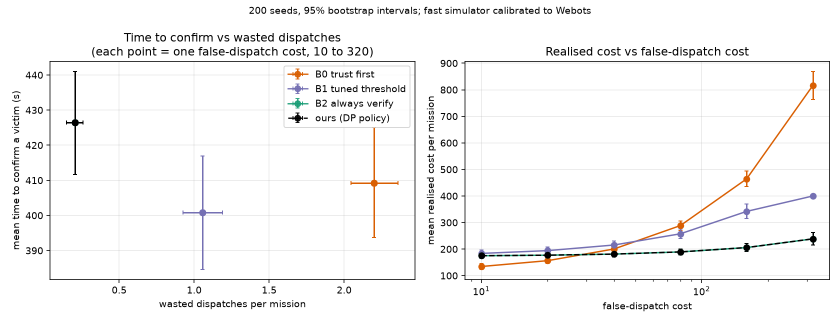
#> input picture results/tradeoff.png, 1680 x 644 px (shown at 1/2 size)
$ python make_submission_video.py
#> lines starting #> are read from the running program, lines starting #| are printed output that depends on the picture
### sarverify/overlay.py
from PIL import Image, ImageDraw, ImageFont

from .cinema import project

FONT_PATHS = ["/System/Library/Fonts/Helvetica.ttc", "/System/Library/Fonts/SFNS.ttf"]

STATUS_NAME = {
    "new": "NEW",
    "wait_scout": "NEEDS SCOUT",
    "scouting": "SCOUT LOOKING",
    "wait_operator": "ASK OPERATOR",
    "wait_rover": "DISPATCHING",
    "rover_going": "ROVER GOING",
    "confirmed": "CONFIRMED",
    "rejected": "REJECTED",
    "wasted": "FALSE ALARM",
}
STATUS_RGB = {
    "new": (255, 217, 0),
    "wait_scout": (255, 217, 0),
    "scouting": (51, 179, 255),
    "wait_operator": (190, 140, 255),
    "wait_rover": (255, 140, 0),
    "rover_going": (255, 140, 0),
    "confirmed": (26, 230, 51),
    "rejected": (150, 150, 150),
    "wasted": (242, 38, 38),
}
PHASE_RGB = {"PERCEIVE": (40, 130, 255), "DECIDE": (150, 90, 255), "ACT": (255, 140, 0)}
VEHICLE_RGB = {"MOTHERSHIP": (60, 110, 255), "SCOUT": (255, 60, 210), "ROVER": (240, 240, 240)}

_fonts = {}


def font(size, bold=False):
    key = (size, bold)
    if key not in _fonts:
        f = None
        for p in FONT_PATHS:
            try:
                f = ImageFont.truetype(p, size, index=1 if bold and p.endswith(".ttc") else 0)
                break
            except Exception:
                continue
        _fonts[key] = f or ImageFont.load_default()
    return _fonts[key]


def wrap(draw, text, fnt, width):
    words, lines, cur = text.split(), [], ""
    for w in words:
        t = (cur + " " + w).strip()
        if draw.textlength(t, font=fnt) <= width:
            cur = t
        else:
            if cur:
                lines.append(cur)
            cur = w
    if cur:
        lines.append(cur)
    return lines


# [125 lines left out: functions pill, render, not called in this run]

### tools/make_submission_video.py
import os
import subprocess
import sys

from PIL import Image, ImageDraw

ROOT = os.path.dirname(os.path.dirname(os.path.abspath(__file__)))
sys.path.insert(0, ROOT)

from sarverify.overlay import font, wrap

W, H = 1280, 720
BG = (14, 18, 28)
FG = (240, 244, 250)
DIM = (160, 172, 192)
ACC = (90, 160, 255)
WORK = os.path.join(ROOT, "runs", "submission_video")
os.makedirs(WORK, exist_ok=True)
SIM = os.path.join(ROOT, "videos", "sar_verify_demo_seed1.mp4")
OUT = os.path.join(ROOT, "submission", "SAR-Verify_Demo_Video.mp4")


def canvas(title, kicker=None):
    im = Image.new("RGB", (W, H), BG)
    d = ImageDraw.Draw(im)
    d.rectangle((0, 0, 14, H), fill=ACC)
    if kicker:
        d.text((60, 36), kicker.upper(), font=font(20, True), fill=ACC)
    d.text((60, 64), title, font=font(46, True), fill=FG)
    return im, d


def bullets(d, items, y=160, size=29, gap=18, x=60, width=1160, color=FG):
    for it in items:
        lines = wrap(d, it, font(size), width - 30)
        d.ellipse((x, y + 12, x + 9, y + 21), fill=ACC)
        for ln in lines:
            d.text((x + 28, y), ln, font=font(size), fill=color)
            y += size + 8
        y += gap
    return y


def table(d, x, y, cols, rows, widths, size=24, hl=None):
    xs = [x]
    for w in widths:
        xs.append(xs[-1] + w)
    d.rectangle((x - 10, y - 6, xs[-1], y + size + 12), fill=(30, 40, 62))
    for i, c in enumerate(cols):
        d.text((xs[i], y), c, font=font(size, True), fill=ACC)
    y += size + 22
    for r_i, r in enumerate(rows):
        if hl is not None and r_i == hl:
            d.rectangle((x - 10, y - 6, xs[-1], y + size + 10), fill=(26, 60, 44))
        for i, c in enumerate(r):
            d.text((xs[i], y), c, font=font(size, i == 0), fill=FG)
        y += size + 16
    return y


slides = []


def add(name, im, secs):
    p = os.path.join(WORK, name + ".png")
    im.save(p)
    slides.append((p, secs))


im = Image.new("RGB", (W, H), BG)
d = ImageDraw.Draw(im)
d.rectangle((0, 0, 14, H), fill=ACC)
d.text((60, 220), "SAR-Verify", font=font(96, True), fill=FG)
d.text((60, 350), "Verify before you dispatch", font=font(44), fill=ACC)
d.text((60, 440), "Drones that perceive, decide and act, with a trained person detector in the loop", font=font(28), fill=DIM)
d.text((60, 640), "Physical AI Hackathon  |  Track 5 Disaster Management  |  Simulation: Webots R2025a", font=font(22), fill=DIM)
add("01_title", im, 6)

im, d = canvas("The problem", "1 of 9")
bullets(d, [
    "After an earthquake or flood, drones scan damaged areas faster than ground teams can.",
    "Their person detectors are unreliable: tarps, logs and bags look like people, and people lying in rubble are missed.",
    "Rovers and rescuers are few and slow. Every trip to a false detection delays reaching a real victim.",
    "Ignoring a real detection can cost a life. Trusting everything wastes scarce ground time. Checking everything by hand is slow.",
    "The question: which detections deserve a trip, and when is a second look worth the time?",
], size=29)
add("02_problem", im, 28)

im, d = canvas("Our approach: perceive, decide, act", "2 of 9")
cols = [("PERCEIVE", (40, 130, 255), ["Mothership sweeps at 25 m and flags candidates", "Scout flies close and looks from an angle", "Our trained YOLOv8n person detector runs on the scout camera"]),
        ("DECIDE", (150, 90, 255), ["One belief per candidate, updated by Bayes", "Dynamic program picks: ignore, scout look, ask operator, or dispatch", "Costs are explicit: miss 100, false dispatch 40"]),
        ("ACT", (255, 140, 0), ["Human operator is a hard gate", "Rover drives an A* path around obstacles", "Second mothership pass if victims are still missing"])]
for i, (name, rgb, items) in enumerate(cols):
    x0 = 60 + i * 390
    d.rounded_rectangle((x0, 170, x0 + 370, 640), radius=14, fill=(24, 30, 46), outline=rgb, width=3)
    d.rounded_rectangle((x0, 170, x0 + 370, 222), radius=14, fill=rgb)
    d.text((x0 + 20, 180), f"{i + 1}  {name}", font=font(30, True), fill=(255, 255, 255))
    y = 245
    for it in items:
        for ln in wrap(d, it, font(24), 330):
            d.text((x0 + 20, y), ln, font=font(24), fill=FG)
            y += 32
        y += 14
add("03_approach", im, 24)
#> call 3 of add, with name = '03_approach', secs = 24
#> in add (call 3), `im.save(p)`:
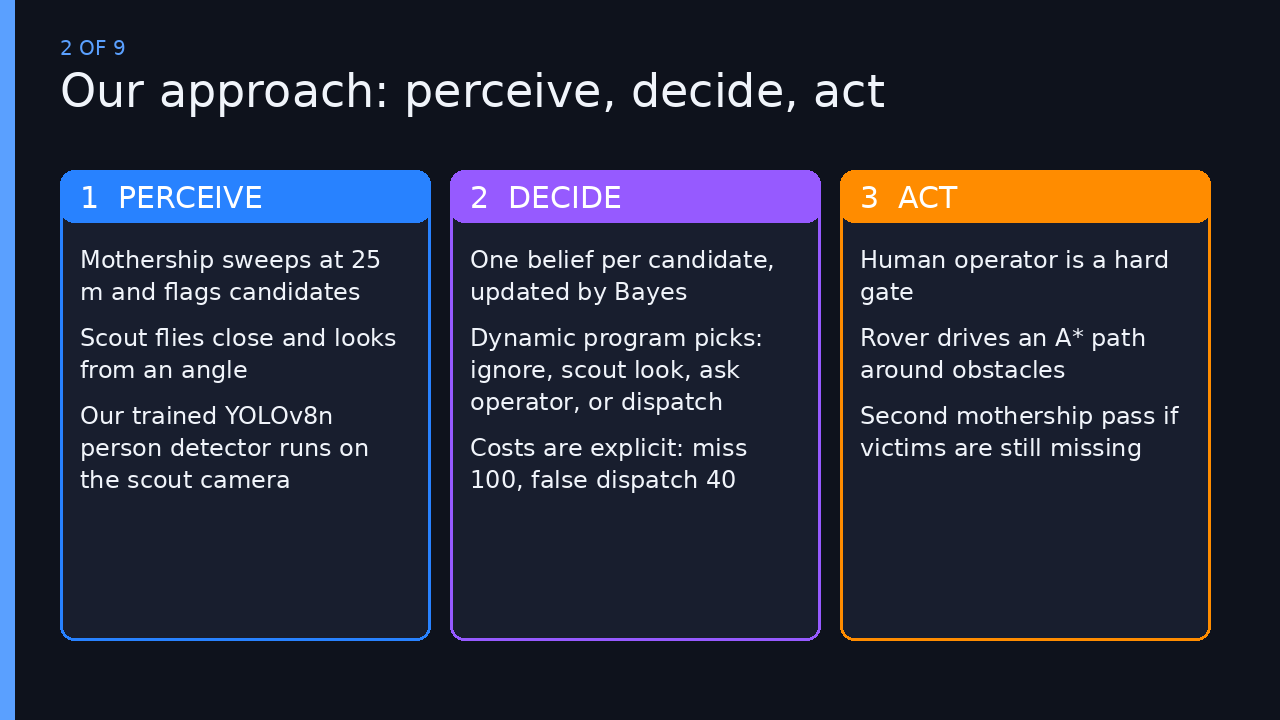
#> saved as 03_approach.png: PIL image 1280x720 RGB; mean R, G, B 37.9, 41.2, 57.7

im, d = canvas("The simulation", "3 of 9")
bullets(d, [
    "Webots 3D world: buildings, rubble, flood zone, decoys, and people standing or lying in hi-vis clothing.",
    "Three vehicles: mothership drone, scout drone, rover. Third-person camera follows the action.",
    "Labels show what each vehicle perceives, decides and does. The scout camera inset shows the real detector's box.",
    "This run (seed 1): 4 of 4 victims found, 0 wasted rover trips.",
], size=30)
add("04_sim_intro", im, 14)

im, d = canvas("Real drone footage check", "4 of 9")
bullets(d, [
    "Public search-and-rescue exercise footage: Cyprus Civil Defence and KIOS, after a simulated tornado (CC BY-SA 4.0).",
    "Our detector is run, unchanged, on 960 px tiles of the 4K frames. These are the real tests the simulation cannot give us.",
    "Next 12 seconds: two clips. People are only a few pixels wide from this height.",
    "What you will see: some real people found, others missed, and possible false alarms. We have not hand-labelled these frames, so this is a look, not an accuracy number.",
], size=27)
add("05a_real_intro", im, 14)

im, d = canvas("The detector, measured in the simulation", "5 of 9")
d.text((60, 140), "Our YOLOv8n (INT8, trained on VisDrone) run on 15 seeds of rendered scout views", font=font(24), fill=DIM)
table(d, 60, 200, ["Scout sees", "Flagged as person", "95% interval"], [
    ["Standing person", "78 of 84  (93%)", "85 to 97%"],
    ["Person lying, clear", "10 of 51  (20%)", "11 to 33%"],
    ["Person lying, partly covered", "18 of 45  (40%)", "27 to 55%"],
    ["Decoy (tarp, log, bag)", "2 of 270  (0.7%)", "0 to 3%"],
    ["Empty ground", "0 of 450", "0 to 1%"],
], [460, 380, 300], size=28)
d.text((60, 600), "Measured rates feed the AI's beliefs. Straight-down views failed, so the scout looks at an angle.", font=font(24), fill=FG)
d.text((60, 640), "Tested on synthetic renders only. Real-footage performance is not yet measured.", font=font(22), fill=(255, 190, 120))
add("05_detector", im, 22)
#> in add (call 6), `im.save(p)`:
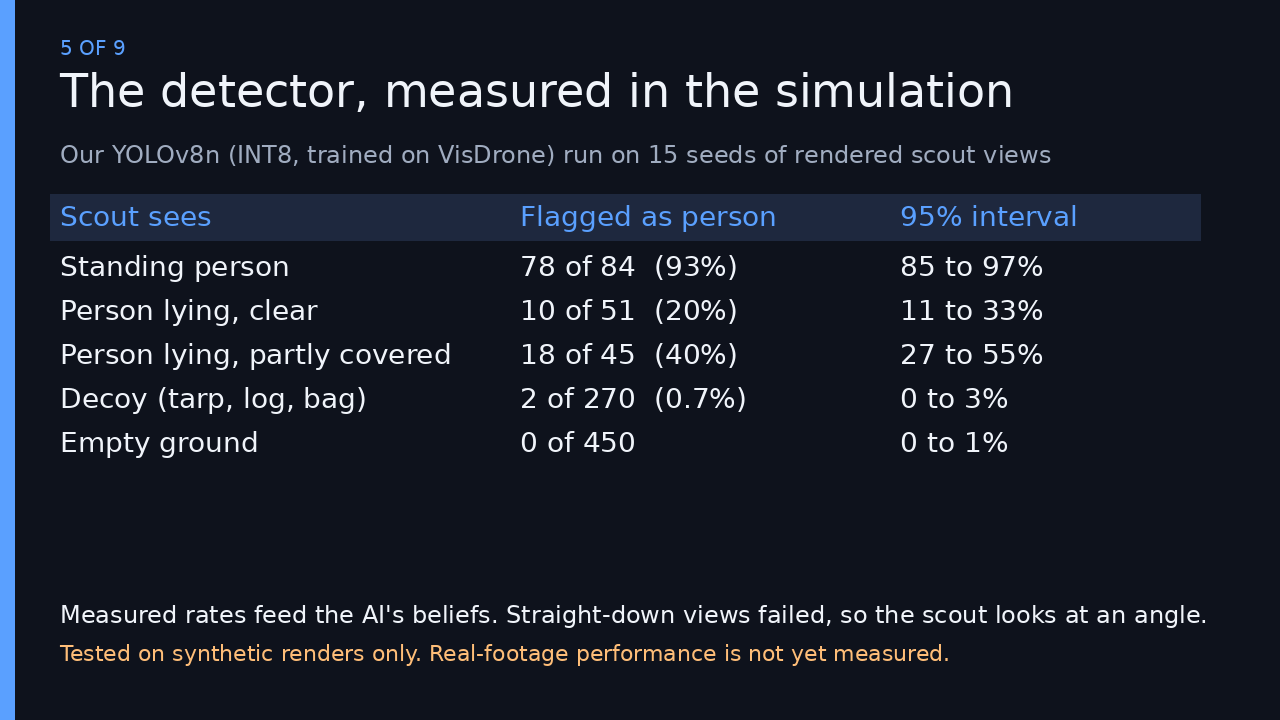
#> saved as 05_detector.png: PIL image 1280x720 RGB; mean R, G, B 25.1, 30.2, 41.7
ADDREAL = True

im, d = canvas("Results: 200 seeds, 95% intervals", "6 of 9")
chart = Image.open(os.path.join(ROOT, "results", "tradeoff.png")).convert("RGB")
cw = 1160
chart = chart.resize((cw, int(chart.size[1] * cw / chart.size[0])))
#> chart: PIL image 1160x444 RGB
im.paste(chart, (60, 130))
y = 130 + chart.size[1] + 14
#> y = 588
d.text((60, y), "Left: each point is one false-dispatch cost (10 to 320). Right: realised cost per mission.", font=font(22), fill=DIM)
d.text((60, y + 34), "Trust-first (B0) wastes 2.2 trips per mission. Verification (ours, B2) wastes 0.2.", font=font(26, True), fill=FG)
add("06_chart", im, 26)
#> in add (call 7), `im.save(p)`:
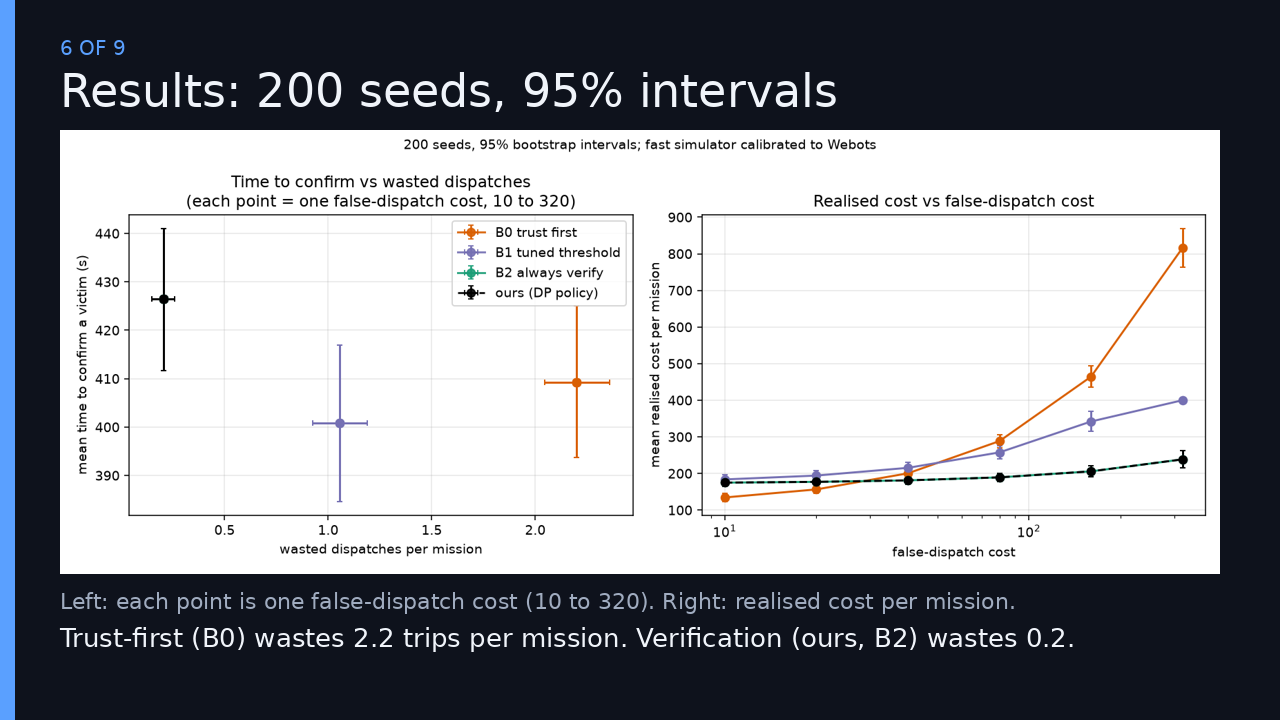
#> saved as 06_chart.png: PIL image 1280x720 RGB; mean R, G, B 148.4, 150.7, 156.1

im, d = canvas("What the numbers say", "7 of 9")
d.text((60, 140), "False-dispatch cost 40, 200 seeds", font=font(24), fill=DIM)
table(d, 60, 185, ["Policy", "Victims found", "Wasted trips", "Time to confirm"], [
    ["B0 trust first", "0.79", "2.20", "409 s"],
    ["B1 tuned threshold", "0.68", "1.05", "401 s"],
    ["B2 always verify", "0.79", "0.20", "426 s"],
    ["Ours (DP policy)", "0.79", "0.20", "426 s"],
], [430, 260, 260, 260], size=28, hl=3)
bullets(d, [
    "Same recall as trust-first with about 91% fewer wasted trips, at about 4% slower confirmation.",
    "Ours equals always-verify when asking is cheap. It beats trust-first once a false dispatch costs 40 or more.",
    "When asking the operator is costly, ours asks less (2.3 against 5.5 questions) and saves 18 to 33 cost units.",
    "A second mothership pass raised recall from 0.68 to 0.79.",
], y=440, size=24, gap=8)
add("07_table", im, 34)
#> in add (call 8), `im.save(p)`:
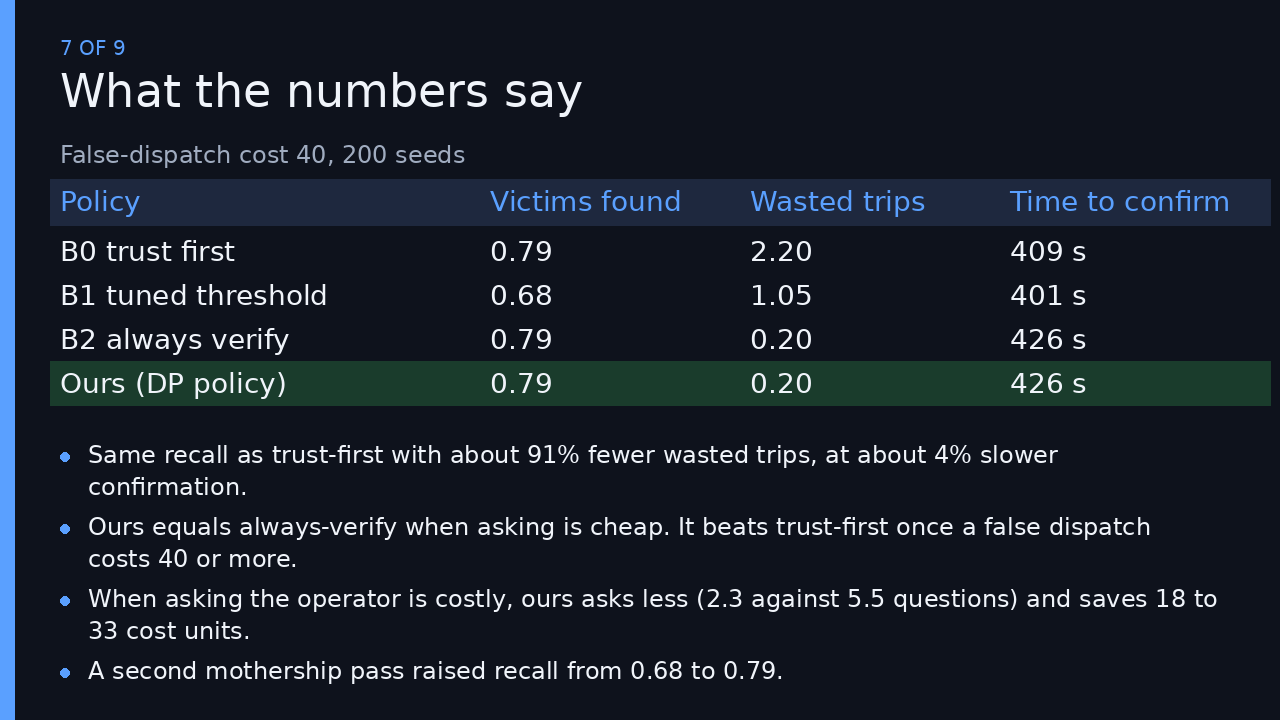
#> saved as 07_table.png: PIL image 1280x720 RGB; mean R, G, B 25.6, 32.7, 43.2

im, d = canvas("The path to reality", "8 of 9")
table(d, 60, 150, ["Part", "In simulation", "On hardware (plan)"], [
    ["Scout perception", "INT8 YOLOv8n, ONNX Runtime", "Same model on a Raspberry Pi 5 + gimbal camera"],
    ["Decision", "Pure Python, 1.7 microseconds each", "Runs unchanged on the Pi 5"],
    ["Aircraft", "Simplified quadrotor", "Off-the-shelf quadrotor"],
    ["Rover", "A* path planner", "Small ground robot with GNSS, same path"],
    ["Operator", "Delay and error model", "Tablet: scout image, yes/no button"],
], [260, 430, 530], size=22)
d.text((60, 560), "The decision code has no simulator dependency, so the same code goes onto the hardware.", font=font(24, True), fill=FG)
d.text((60, 600), "Measured: detector 24 ms per frame on a laptop CPU. Not yet measured: Raspberry Pi 5 speed, real footage.", font=font(22), fill=(255, 190, 120))
d.text((60, 636), "Next: real aerial images, Pi 5 timing, recorded-video tests, then a low-altitude flight with a mannequin.", font=font(22), fill=DIM)
add("08_reality", im, 32)

im, d = canvas("Honest limits", "9 of 9")
bullets(d, [
    "The detector was tested only on synthetic renders. Real-world rates are unknown.",
    "The mothership's wide scan still uses assumed detection rates.",
    "People lying down are found only 20 to 40% of the time. The operator gate and the second pass cover for this.",
    "Timings come from a fast simulator matched to one Webots run. No hardware yet.",
], size=30)
d.text((60, 600), "SAR-Verify: verify before you dispatch", font=font(34, True), fill=ACC)
add("09_limits", im, 20)
#> in add (call 10), `im.save(p)`:
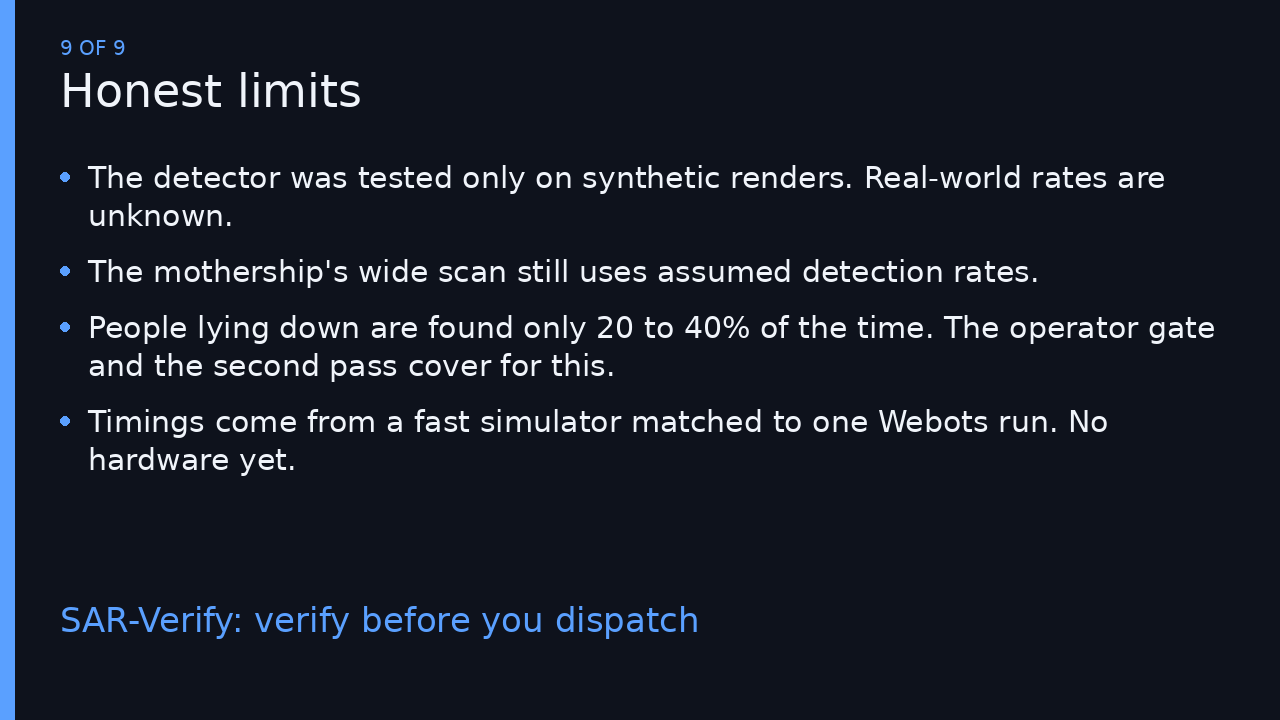
#> saved as 09_limits.png: PIL image 1280x720 RGB; mean R, G, B 23.5, 28.7, 40

parts = []
for i, (p, secs) in enumerate(slides):
    out = os.path.join(WORK, f"seg{i:02d}.mp4")
#> (the run stopped early here; a loop or call above may not have finished)
